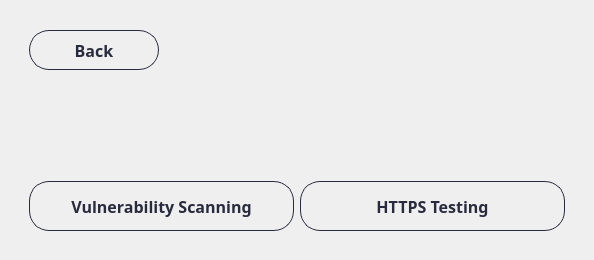
      <widget class="QWidget" name="page_networkUser">
       <layout class="QHBoxLayout" name="horizontalLayout_27">
        <item alignment="Qt::AlignTop">
         <widget class="QWidget" name="widget_60" native="true">
          <layout class="QVBoxLayout" name="verticalLayout_35">
           <property name="spacing">
            <number>30</number>
           </property>
           <item alignment="Qt::AlignLeft">
            <widget class="QWidget" name="widget_62" native="true">
             <property name="minimumSize">
              <size>
               <width>0</width>
               <height>60</height>
              </size>
             </property>
             <property name="maximumSize">
              <size>
               <width>16777215</width>
               <height>60</height>
              </size>
             </property>
             <layout class="QHBoxLayout" name="horizontalLayout_42">
              <item>
               <widget class="QPushButton" name="btn_backNetworkUser">
                <property name="minimumSize">
                 <size>
                  <width>130</width>
                  <height>40</height>
                 </size>
                </property>
                <property name="maximumSize">
                 <size>
                  <width>130</width>
                  <height>40</height>
                 </size>
                </property>
                <property name="font">
                 <font>
                  <family>Barlow</family>
                  <pointsize>12</pointsize>
                  <weight>75</weight>
                  <bold>true</bold>
                 </font>
                </property>
                <property name="cursor">
                 <cursorShape>PointingHandCursor</cursorShape>
                </property>
                <property name="styleSheet">
                 <string notr="true">QPushButton {    
    border: 1px solid rgba(40,43,61,255) ;
    border-radius: 20px;
    padding: 5px 10px;
	color: rgba(40,43,61,255) ;
}

QPushButton:hover {
    background-color: ;
}
</string>
                </property>
                <property name="text">
                 <string>Back</string>
                </property>
                <property name="icon">
                 <iconset>
                  <normaloff>../icons/icons8-go-back-45.png</normaloff>../icons/icons8-go-back-45.png</iconset>
                </property>
                <property name="iconSize">
                 <size>
                  <width>35</width>
                  <height>35</height>
                 </size>
                </property>
               </widget>
              </item>
             </layout>
            </widget>
           </item>
           <item>
            <widget class="QWidget" name="widget_61" native="true">
             <layout class="QVBoxLayout" name="verticalLayout_36">
              <item alignment="Qt::AlignHCenter">
               <widget class="QLabel" name="image_networkUser">
                <property name="text">
                 <string/>
                </property>
                <property name="pixmap">
                 <pixmap>../images/networkUser.png</pixmap>
                </property>
               </widget>
              </item>
             </layout>
            </widget>
           </item>
           <item alignment="Qt::AlignHCenter">
            <widget class="QWidget" name="widget_104" native="true">
             <layout class="QHBoxLayout" name="horizontalLayout_44">
              <item>
               <widget class="QPushButton" name="btn_vulner">
                <property name="minimumSize">
                 <size>
                  <width>265</width>
                  <height>50</height>
                 </size>
                </property>
                <property name="maximumSize">
                 <size>
                  <width>250</width>
                  <height>50</height>
                 </size>
                </property>
                <property name="font">
                 <font>
                  <family>Barlow</family>
                  <pointsize>12</pointsize>
                  <weight>75</weight>
                  <bold>true</bold>
                 </font>
                </property>
                <property name="cursor">
                 <cursorShape>PointingHandCursor</cursorShape>
                </property>
                <property name="styleSheet">
                 <string notr="true">QPushButton {    
    border: 1px solid rgba(40,43,61,255);
    border-radius: 20px;
    padding: 5px 10px;
	color: rgba(40,43,61,255) ;
}

QPushButton:hover {
    background-color: ;
}
</string>
                </property>
                <property name="text">
                 <string>Vulnerability Scanning</string>
                </property>
                <property name="icon">
                 <iconset>
                  <normaloff>../icons/icon-vulner.png</normaloff>../icons/icon-vulner.png</iconset>
                </property>
                <property name="iconSize">
                 <size>
                  <width>35</width>
                  <height>35</height>
                 </size>
                </property>
               </widget>
              </item>
              <item>
               <widget class="QPushButton" name="btn_hsts">
                <property name="minimumSize">
                 <size>
                  <width>265</width>
                  <height>50</height>
                 </size>
                </property>
                <property name="maximumSize">
                 <size>
                  <width>250</width>
                  <height>50</height>
                 </size>
                </property>
                <property name="font">
                 <font>
                  <family>Barlow</family>
                  <pointsize>12</pointsize>
                  <weight>75</weight>
                  <bold>true</bold>
                 </font>
                </property>
                <property name="cursor">
                 <cursorShape>PointingHandCursor</cursorShape>
                </property>
                <property name="styleSheet">
                 <string notr="true">QPushButton {    
    border: 1px solid rgba(40,43,61,255);
    border-radius: 20px;
    padding: 5px 10px;
	color: rgba(40,43,61,255) ;
}

QPushButton:hover {
    background-color: ;
}
</string>
                </property>
                <property name="text">
                 <string>HTTPS Testing</string>
                </property>
                <property name="icon">
                 <iconset>
                  <normaloff>../icons/icon-hsts.png</normaloff>../icons/icon-hsts.png</iconset>
                </property>
                <property name="iconSize">
                 <size>
                  <width>35</width>
                  <height>35</height>
                 </size>
                </property>
               </widget>
              </item>
             </layout>
            </widget>
           </item>
          </layout>
         </widget>
        </item>
       </layout>
      </widget>
